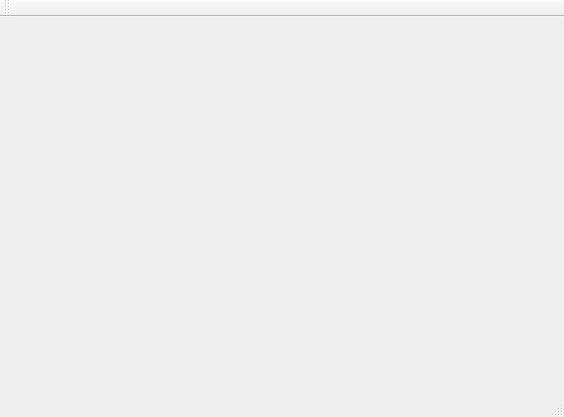
<?xml version="1.0" encoding="UTF-8"?>
<ui version="4.0">
 <class>MainWindow</class>
 <widget class="QMainWindow" name="MainWindow">
  <property name="geometry">
   <rect>
    <x>0</x>
    <y>0</y>
    <width>564</width>
    <height>417</height>
   </rect>
  </property>
  <property name="windowTitle">
   <string>MainWindow</string>
  </property>
  <widget class="QWidget" name="centralWidget">
   <layout class="QHBoxLayout" name="horizontalLayout">
    <item>
     <layout class="QVBoxLayout" name="ParametersLayout"/>
    </item>
    <item>
     <layout class="QGridLayout" name="graphsLayout"/>
    </item>
   </layout>
  </widget>
  <widget class="QMenuBar" name="menuBar">
   <property name="geometry">
    <rect>
     <x>0</x>
     <y>0</y>
     <width>564</width>
     <height>21</height>
    </rect>
   </property>
  </widget>
  <widget class="QToolBar" name="mainToolBar">
   <attribute name="toolBarArea">
    <enum>TopToolBarArea</enum>
   </attribute>
   <attribute name="toolBarBreak">
    <bool>false</bool>
   </attribute>
  </widget>
  <widget class="QStatusBar" name="statusBar"/>
 </widget>
 <layoutdefault spacing="6" margin="11"/>
 <resources/>
 <connections/>
</ui>
